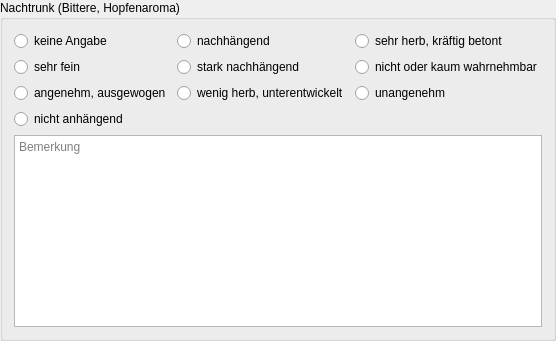
         <widget class="QGroupBox" name="groupBox8">
          <property name="title">
           <string>Nachtrunk (Bittere, Hopfenaroma)</string>
          </property>
          <layout class="QGridLayout" name="gridLayout_14">
           <item row="1" column="1">
            <widget class="QRadioButton" name="rbNachtrunk_4">
             <property name="text">
              <string>stark nachhängend</string>
             </property>
            </widget>
           </item>
           <item row="2" column="2">
            <widget class="QRadioButton" name="rbNachtrunk_8">
             <property name="text">
              <string>unangenehm</string>
             </property>
            </widget>
           </item>
           <item row="3" column="0">
            <widget class="QRadioButton" name="rbNachtrunk_2">
             <property name="text">
              <string>nicht anhängend</string>
             </property>
            </widget>
           </item>
           <item row="0" column="1">
            <widget class="QRadioButton" name="rbNachtrunk_3">
             <property name="text">
              <string>nachhängend</string>
             </property>
            </widget>
           </item>
           <item row="0" column="0">
            <widget class="QRadioButton" name="rbNachtrunk_ka">
             <property name="text">
              <string>keine Angabe</string>
             </property>
            </widget>
           </item>
           <item row="0" column="2">
            <widget class="QRadioButton" name="rbNachtrunk_6">
             <property name="text">
              <string>sehr herb, kräftig betont</string>
             </property>
            </widget>
           </item>
           <item row="2" column="0">
            <widget class="QRadioButton" name="rbNachtrunk_1">
             <property name="text">
              <string>angenehm, ausgewogen</string>
             </property>
            </widget>
           </item>
           <item row="2" column="1">
            <widget class="QRadioButton" name="rbNachtrunk_5">
             <property name="text">
              <string>wenig herb, unterentwickelt</string>
             </property>
            </widget>
           </item>
           <item row="1" column="2">
            <widget class="QRadioButton" name="rbNachtrunk_7">
             <property name="text">
              <string>nicht oder kaum wahrnehmbar</string>
             </property>
            </widget>
           </item>
           <item row="1" column="0">
            <widget class="QRadioButton" name="rbNachtrunk_0">
             <property name="text">
              <string>sehr fein</string>
             </property>
            </widget>
           </item>
           <item row="4" column="0" colspan="3">
            <widget class="QPlainTextEdit" name="tbNachtrunk">
             <property name="minimumSize">
              <size>
               <width>0</width>
               <height>42</height>
              </size>
             </property>
             <property name="toolTip">
              <string>&lt;html&gt;&lt;head/&gt;&lt;body&gt;&lt;p&gt;Hier ist Platz für frei formulierte &lt;span style=&quot; font-weight:600;&quot;&gt;Ausführungen&lt;/span&gt; zum Nachtrunk.&lt;/p&gt;&lt;p&gt;Unter Nachtrunk wird der sogenannte Abgang und der bleibende Nachgeschmack verstanden.&lt;/p&gt;&lt;p&gt;Den Nachtrunk empfindet man nach dem Absetzen des Glases, wen sich nach dem ersten kritischen Schluck die Bittere bemerkbar macht. Ein mehr oder weniger feiner oder starker bitterer Geschmack breitet sich nun besonders im Hintergaumen aus.&lt;/p&gt;&lt;p&gt;Er ist der Geschmackseindruck, der am längsten bleibt. Er darf auf keinen Fall „nachhängen“, kratzig, gallig oder hefig wirken. Bei allen Bieren sollte die Bittere zumindest kurz auf dem Gaumen spürbar sein, sie darf aber auch nicht zu stark nachhängen, wenn man zwei-, dreimal schlucken muss.&lt;/p&gt;&lt;p&gt;&lt;span style=&quot; font-weight:600; color:#fc0107;&quot;&gt;Achtung: &lt;/span&gt;Ein Sud muss im &lt;span style=&quot; font-weight:600;&quot;&gt;Tab Abfülldaten &lt;/span&gt;als abgefüllt markiert worden sein, bevor man ihn hier tätig werden kann.&lt;/p&gt;&lt;/body&gt;&lt;/html&gt;</string>
             </property>
             <property name="placeholderText">
              <string>Bemerkung</string>
             </property>
            </widget>
           </item>
          </layout>
         </widget>
